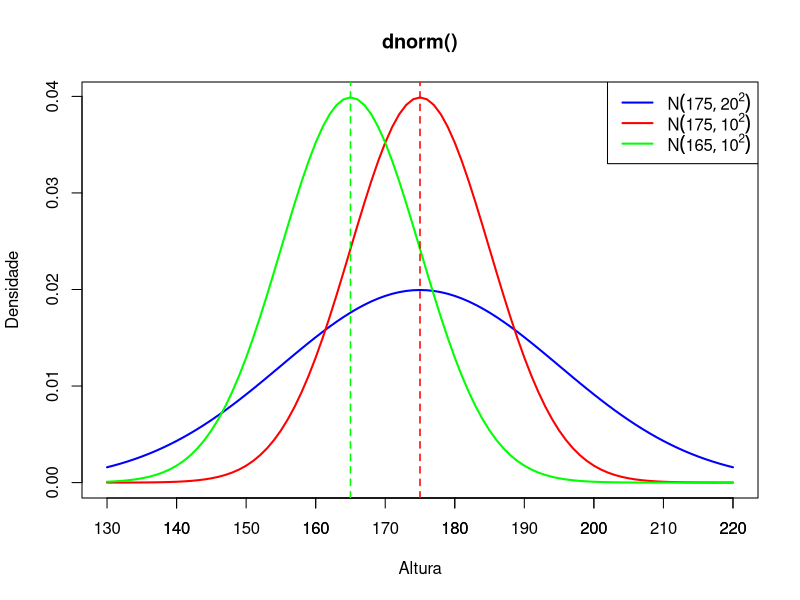

Source code (R):
# Eixo comum para as curvas
x <- seq(130, 220, by = 1)

# Curvas de densidade normal
y1 <- dnorm(x, mean = 175, sd = 20)
y2 <- dnorm(x, mean = 175, sd = 10)
y3 <- dnorm(x, mean = 165, sd = 10)

png("T3/dnorm.png", width = 1200, height = 700, res = 150)
# Plotar a primeira curva
plot(x, y1, type = "l", col = "blue", lwd = 2,
     ylim = c(0, max(y1, y2, y3)),
     xlab = "Altura", ylab = "Densidade",
     main = "dnorm()")

axis(1, at = seq(130, 220, by = 10))
# Adicionar as outras curvas
lines(x, y2, col = "red", lwd = 2)
lines(x, y3, col = "green", lwd = 2)
# Linhas verticais nas médias
abline(v = 175, col = "red", lty = 2, lwd = 1.5)  # Média de y1 e y2
abline(v = 165, col = "green", lty = 2, lwd = 1.5) # Média de y3
# Adicionar legenda com notação matemática
legend("topright", legend = c(
  expression(paste(N(175, 20^2))),
  expression(paste(N(175, 10^2))),
  expression(paste(N(165, 10^2)))
), col = c("blue", "red", "green"), lwd = 2, lty = 1)

dev.off()

# Calcular densidade exatamente na média
d1 <- dnorm(175, mean = 175, sd = 20)
d2 <- dnorm(175, mean = 175, sd = 10)
d3 <- dnorm(165, mean = 165, sd = 10)


# Printar os valores no console
cat("Densidade em média y1 (N(175, 20²)):", round(d1, 4), "\n")
cat("Densidade em média y2 (N(175, 10²)):", round(d2, 4), "\n")
cat("Densidade em média y3 (N(165, 10²)):", round(d3, 4), "\n")